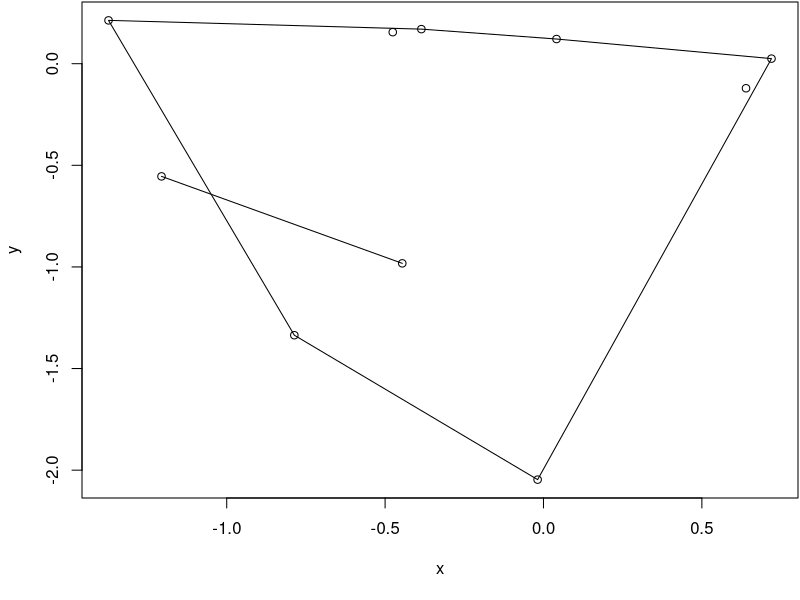
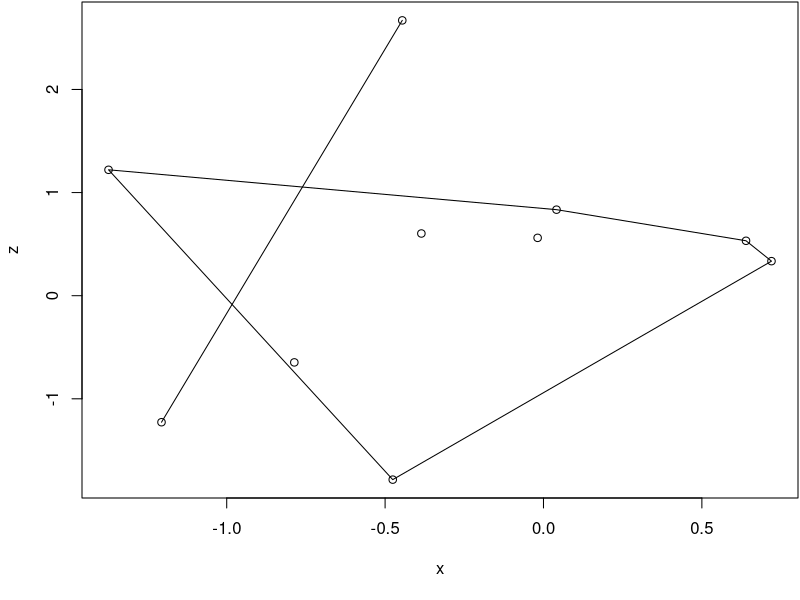
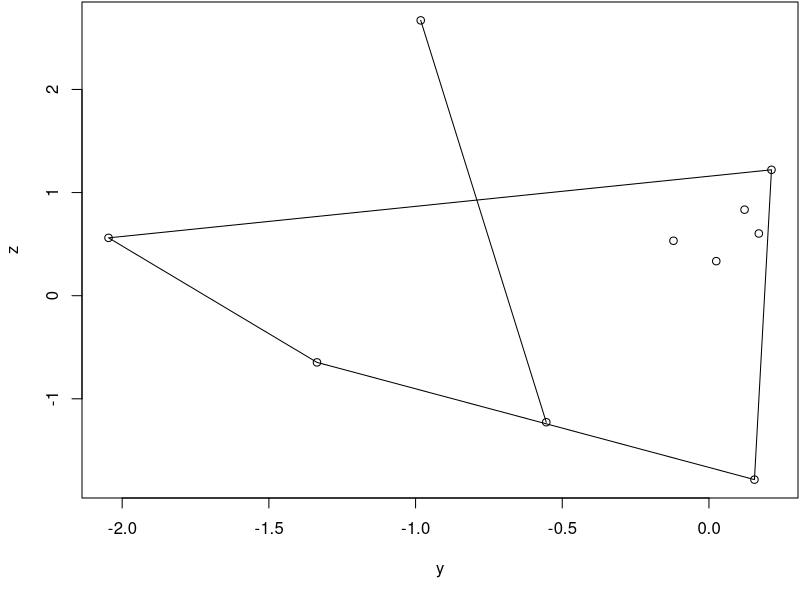

Recreate these plots in R, in order.
#Author: William Weimin Yoo

cross <- function(x, y)
#brief: computes cross product of two vectors,
#       this is not the crossproduct used in R
#       but the vector product a x b 

#input: two numeric vectors, each of length three

#output: a numeric vector that is orthogonal to the
#        plane spanned by the input vectors

{
  z1 <- x[2L] * y[3L] - x[3L] * y[2L]
  z2 <- x[3L] * y[1L] - x[1L] * y[3L]
  z3 <- x[1L] * y[2L] - x[2L] * y[1L]
  return(c(z1, z2, z3))
} 

collision <- function(a, b)
#brief: check whether two intervals intersect, with 
#       the intervals formed by projecting convex hull onto axis

#input: two numeric vectors, where each vector contains axis coordinates
#        of the points spanning the convex hull

#output: returns TRUE if intervals intersect and FALSE otherwise

{
  interb <- c(min(a), max(a))  #base interval
  interc <- c(min(b), max(b))  #comparision interval
  #do they overlap?
  if((interb[1L] <= interc[2L]) & (interb[2L] >= interc[1L]))  
  {
    collision <- TRUE  #if yes, then collision occurs
  }
  else{
    collision <- FALSE
  }
  return(collision)
}

nlinclass <- function(X)
#brief: computes total number of possible binary classifications
#       given a set of points in R^3

#input: an n x 3 numric matrix where each row is a point in R^3

#output: an integer for the total number of possible 
#         binary classifications

#note: output is 2^n - number of non linearly separable groups.
#      Two groups of points are linearly separable iff the 
#      convex hulls spanned by the respective groups do not collide.
#      Collision is detected by projecting the 3D convex hulls into
#      1D intervals, and collision occurs if the intervals intersect 
#      in all dimensions

{
  n <- dim(X)[1L]  #total number of data points

  #2 points and less always be shattered
  if(n <= 2L)
  { 
    return(2 ^ n)
  }

  # 3 points will be shattered unless there are collinear
  if(n == 3L)
  {  
    # 3 points are collinear if the convex hull/triangular
    #spanned by those points have area zero
    d <- cross(X[2L, ] - X[1L, ], X[1L, ] - X[3L,])
    d <- sqrt(crossprod(d))
      if(d == 0)
      {
        return(2 ^ n - 2)
      }
      else{
        return(2 ^ n)
      }
  }

  if(n >= 4L)
  { 
    #project convex hull onto the x-y, x-z, and y-z planes
    xyhull <- chull(X[, -3L])
    xzhull <- chull(X[, -2L])
    yzhull <- chull(X[, -1L])

    #single point case
    #if you are in all the convex hull in all projections
    #then you cannot be separated by planes
    cm1 <- setdiff(1:n, xyhull)
    cm2 <- setdiff(1:n, xzhull)
    cm3 <- setdiff(1:n, yzhull)
    onepoint <- intersect(intersect(cm1, cm2), cm3)

    #need to evaluate up to |_n/2_| only because of symmetry
    upper <- floor(n / 2L)  
    count <- rep(0,  upper - 1L)  #count collision events
    for(i in 2L:upper)
    {
      all.combin <- combn(n, i)  #generate all n choose i combinations
      tol.combin <- dim(all.combin)[2L]  #total of possible combinations
      collision.tol <- rep(0, tol.combin)  #store collision events

      for(j in 1L:tol.combin)
      { 
        #x-y plane
        #project convex hull of the jth point combination onto x-y plane
        xyhull <- chull(X[all.combin[, j], -3L]) 

        #project convex hull of the rest onto x-y plane
        xyhullrest <- chull(X[-all.combin[, j], -3L]) 

          #project jth point hull onto x axis
          Pxyhull.x <- X[all.combin[, j], -3L][xyhull, -2L]  

          #project the complement hull onto x axis
          Pxyhullrest.x <- X[-all.combin[, j], -3L][xyhullrest, -2L]

          #did they collide in 1D x axis?
          collisionxy.x <- collision(a = Pxyhull.x, b = Pxyhullrest.x)

          #project jth point hull onto y axis
          Pxyhull.y <- X[all.combin[, j], -3L][xyhull, -1L]

          #project the complement hull onto y axis
          Pxyhullrest.y <- X[-all.combin[, j], -3L][xyhullrest, -1L]

          #did they collide in 1D y axis?
          collisionxy.y <- collision(a = Pxyhull.y, b = Pxyhullrest.y)

        #did they collide in the x-y plane?
        collision.xy <- collisionxy.x & collisionxy.y
        
        #the comments below will be similar to the one above 
        #suppress for brevity
        #x-z plane
        xzhull <- chull(X[all.combin[, j], -2L])
        xzhullrest <- chull(X[-all.combin[, j], -2L])

          Pxzhull.x <- X[all.combin[, j], -2L][xzhull, -3L]
          Pxzhullrest.x <- X[-all.combin[, j], -2L][xyhullrest, -3L]
          collisionxz.x <- collision(a = Pxzhull.x, b = Pxzhullrest.x)

          Pxzhull.z <- X[all.combin[, j], -2L][xzhull, -1L]
          Pxzhullrest.z <- X[-all.combin[, j], -2L][xzhullrest, -1L]
          collisionxz.z <- collision(a = Pxzhull.z, b = Pxzhullrest.z)

        collision.xz <- collisionxz.x & collisionxz.z

        #y-z plane
        yzhull <- chull(X[all.combin[, j], -1L])
        yzhullrest <- chull(X[-all.combin[, j], -1L])

          Pyzhull.y <- X[all.combin[, j], -1L][yzhull, -3L]
          Pyzhullrest.y <- X[-all.combin[, j], -1L][yzhullrest, -3L]
          collisionyz.y <- collision(a = Pyzhull.y, b = Pyzhullrest.y)

          Pyzhull.z <- X[all.combin[, j], -1L][yzhull, -2L]
          Pyzhullrest.z <- X[-all.combin[, j], -1L][yzhullrest, -2L]
          collisionyz.z <- collision(a = Pyzhull.z, b = Pyzhullrest.z)

        collision.yz <- collisionyz.y & collisionyz.z

      #collision in all three planes for the jth point combination?
      collision.tol[j] <- as.numeric(collision.xy & collision.xz & collision.yz)
      }
      count[i - 1L] <- sum(collision.tol)  #total counts of non linearly separable groups
    }
    #factors of two due to duality
    #for even number of points, there is only one middle value
    #for odd number of points, there are two replicated middle values
    if(n %% 2 == 0){
      return(2 ^ n - 2 * sum(count[-upper + 1L]) - 2 * length(onepoint) - count[upper - 1L])
    }
    else{
      return(2 ^ n - 2 * sum(count) - 2 * length(onepoint)) 
    }
  }
}

set.seed(1000)
X <- matrix(rnorm(30, 0,1), 10, 3)

#The following code is used to plot the collision graphs as shown in Figure 1
#Figure 1(a)
par(mar = c(5, 4, 0, 0) + 0.1)
plot(X[, -3], xlab = "x", ylab = "y")  #project points onto x-y plane
identify(X[,-3])  #label the points
combin <- c(1, 2)  #points 1-2
xyhull <- chull(X[combin, -3L]) #convex hull of the points 1-2
xyhullrest <- chull(X[-combin, -3L]) #convex hull of the rest
Pxyhull <- X[combin, -3L][xyhull, ]  #project 1-2 hull onto x-y plane
Pxyhullrest <- X[-combin, -3L][xyhullrest, ]  #project the hull of the rest onto x-y plane
lines(rbind(Pxyhull, Pxyhull[1, ]))  #plot 1-2 convex hull
lines(rbind(Pxyhullrest, Pxyhullrest[1, ]))  #plot the convex hull of the rest

#Figure 1(b)
x11()
par(mar = c(5, 4, 0, 0) + 0.1)
plot(X[, -2], xlab = "x", ylab = "z")
identify(X[,-2])
xzhull <- chull(X[combin, -2L])
xzhullrest <- chull(X[-combin, -2L])
Pxzhull <- X[combin, -2L][xzhull, ]
Pxzhullrest <- X[-combin, -2L][xzhullrest, ]
lines(rbind(Pxzhull, Pxzhull[1, ]))
lines(rbind(Pxzhullrest, Pxzhullrest[1, ]))

#Figure 1(c)
x11()
par(mar = c(5, 4, 0, 0) + 0.1)
plot(X[, -1], xlab = "y", ylab = "z")
identify(X[,-1])
yzhull <- chull(X[combin, -1L])
yzhullrest <- chull(X[-combin, -1L])
Pyzhull <- X[combin, -1L][yzhull, ]
Pyzhullrest <- X[-combin, -1L][yzhullrest, ]
lines(rbind(Pyzhull, Pyzhull[1, ]))
lines(rbind(Pyzhullrest, Pyzhullrest[1, ]))
